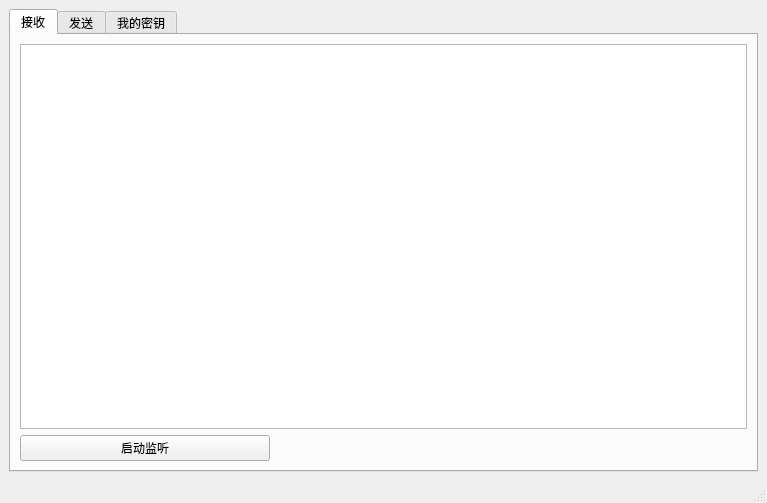
<?xml version="1.0" encoding="UTF-8"?>
<ui version="4.0">
 <class>MainWindow</class>
 <widget class="QMainWindow" name="MainWindow">
  <property name="geometry">
   <rect>
    <x>0</x>
    <y>0</y>
    <width>767</width>
    <height>503</height>
   </rect>
  </property>
  <property name="sizePolicy">
   <sizepolicy hsizetype="Expanding" vsizetype="Maximum">
    <horstretch>0</horstretch>
    <verstretch>50</verstretch>
   </sizepolicy>
  </property>
  <property name="windowTitle">
   <string>MainWindow</string>
  </property>
  <widget class="QWidget" name="centralwidget">
   <layout class="QFormLayout" name="formLayout">
    <item row="0" column="0" colspan="2">
     <widget class="QTabWidget" name="tabWidget">
      <property name="currentIndex">
       <number>0</number>
      </property>
      <widget class="QWidget" name="tab1">
       <attribute name="title">
        <string>接收</string>
       </attribute>
       <layout class="QGridLayout" name="gridLayout_4">
        <item row="1" column="0">
         <widget class="QPushButton" name="onServer">
          <property name="maximumSize">
           <size>
            <width>250</width>
            <height>100</height>
           </size>
          </property>
          <property name="text">
           <string>启动监听</string>
          </property>
         </widget>
        </item>
        <item row="0" column="0">
         <widget class="QTableWidget" name="recvTable"/>
        </item>
       </layout>
      </widget>
      <widget class="QWidget" name="tab2">
       <attribute name="title">
        <string>发送</string>
       </attribute>
       <layout class="QGridLayout" name="gridLayout">
        <item row="0" column="0" colspan="2">
         <widget class="QTableWidget" name="sendTable">
          <property name="enabled">
           <bool>true</bool>
          </property>
         </widget>
        </item>
        <item row="0" column="2" colspan="2">
         <widget class="QTextBrowser" name="sendlog"/>
        </item>
        <item row="1" column="0">
         <widget class="QLabel" name="label_10">
          <property name="maximumSize">
           <size>
            <width>60</width>
            <height>16777215</height>
           </size>
          </property>
          <property name="text">
           <string>  对方IP</string>
          </property>
         </widget>
        </item>
        <item row="1" column="1">
         <widget class="QLineEdit" name="Ipinput">
          <property name="maximumSize">
           <size>
            <width>250</width>
            <height>16777215</height>
           </size>
          </property>
         </widget>
        </item>
        <item row="1" column="2">
         <widget class="QPushButton" name="addFiles">
          <property name="maximumSize">
           <size>
            <width>250</width>
            <height>16777215</height>
           </size>
          </property>
          <property name="text">
           <string>添加 文件</string>
          </property>
         </widget>
        </item>
        <item row="1" column="3">
         <widget class="QPushButton" name="sendFiles">
          <property name="maximumSize">
           <size>
            <width>250</width>
            <height>16777215</height>
           </size>
          </property>
          <property name="text">
           <string>  发送 文件</string>
          </property>
         </widget>
        </item>
       </layout>
      </widget>
      <widget class="QWidget" name="tab3">
       <attribute name="title">
        <string>我的密钥</string>
       </attribute>
       <layout class="QGridLayout" name="gridLayout_2">
        <item row="0" column="0">
         <widget class="QLabel" name="label_3">
          <property name="text">
           <string>RSA 私钥</string>
          </property>
         </widget>
        </item>
        <item row="0" column="1">
         <widget class="QLabel" name="label_2">
          <property name="text">
           <string>RSA 公钥</string>
          </property>
         </widget>
        </item>
        <item row="1" column="0">
         <widget class="QTextBrowser" name="rsapriview"/>
        </item>
        <item row="1" column="1">
         <widget class="QTextBrowser" name="rsapubview"/>
        </item>
        <item row="2" column="1">
         <widget class="QPushButton" name="updatetrsa">
          <property name="maximumSize">
           <size>
            <width>250</width>
            <height>16777215</height>
           </size>
          </property>
          <property name="text">
           <string>刷新RSA密钥</string>
          </property>
         </widget>
        </item>
        <item row="3" column="1">
         <widget class="QLabel" name="label">
          <property name="text">
           <string>AES 对称密钥</string>
          </property>
         </widget>
        </item>
        <item row="4" column="1">
         <widget class="QTextBrowser" name="aesview"/>
        </item>
        <item row="5" column="1">
         <widget class="QPushButton" name="updateaes">
          <property name="maximumSize">
           <size>
            <width>250</width>
            <height>16777215</height>
           </size>
          </property>
          <property name="text">
           <string>刷新AES密钥</string>
          </property>
         </widget>
        </item>
       </layout>
      </widget>
     </widget>
    </item>
   </layout>
  </widget>
  <widget class="QStatusBar" name="statusbar"/>
 </widget>
 <resources/>
 <connections/>
 <buttongroups>
  <buttongroup name="buttonGroup"/>
 </buttongroups>
</ui>
